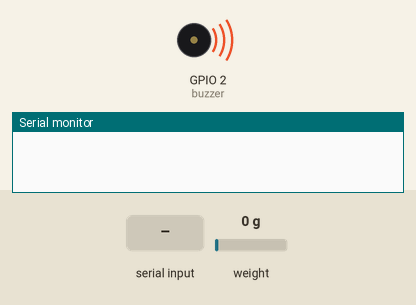
The sketch below on a simulated ESP32. On the bench: buzzer (waves = sounding, pin HIGH), the last lines printed to the serial monitor. Inputs (shaded band) come from the test bench; at power-on: weight on the scale 0 g. EEPROM starts erased; nothing arrives over Bluetooth unless stated; a phone connects over Bluetooth LE 3 s after start.

Above: at 0.1 s.
At 2.9 s:
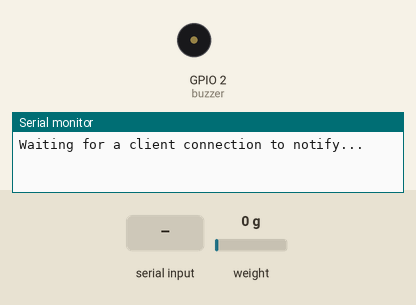
3.0 s: "c90\n" received over Serial
4.5 s: "t90\n" received over Serial
6.0 s: "y90\n" received over Serial
Timing chart, 0 to 9.0 s (numbered marks = the images above; inputs shaded):
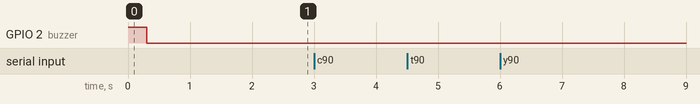

The sketch:

integrationtest2.ino
```cpp
#include <BLEDevice.h>
#include <BLEServer.h>
#include <BLEUtils.h>
#include <BLE2902.h>
#include <HX711_ADC.h>
#if defined(ESP8266)|| defined(ESP32) || defined(AVR)
#include <EEPROM.h>
#endif

BLEServer* pServer = NULL;
BLECharacteristic* pCharacteristic = NULL;
bool deviceConnected = false;
bool oldDeviceConnected = false;
int loadCellValue;
int buzzer = 2;

#define SERVICE_UUID        "d3edcb21-d7aa-4731-bad8-946651538500"
#define CHARACTERISTIC_UUID "d3edcb21-d7aa-4731-bad8-946651538502"

float calibrationFactor = 1.31; // Initial calibration factor

class MyServerCallbacks : public BLEServerCallbacks {
  void onConnect(BLEServer* pServer) {
    deviceConnected = true;
  };

  void onDisconnect(BLEServer* pServer) {
    deviceConnected = false;
  }
};

HX711_ADC LoadCell(12, 32);

const int calVal_eepromAdress = 0;
unsigned long t = 0;

void setup() {
  Serial.begin(115200);
  pinMode(buzzer, OUTPUT);
  digitalWrite(buzzer, HIGH);
  delay(300);
  digitalWrite(buzzer, LOW);

  BLEDevice::init("IoTReady");
  pServer = BLEDevice::createServer();
  pServer->setCallbacks(new MyServerCallbacks());

  BLEService *pService = pServer->createService(SERVICE_UUID);

  pCharacteristic = pService->createCharacteristic(
                      CHARACTERISTIC_UUID,
                      BLECharacteristic::PROPERTY_READ   |
                      BLECharacteristic::PROPERTY_WRITE  |
                      BLECharacteristic::PROPERTY_NOTIFY |
                      BLECharacteristic::PROPERTY_INDICATE
                    );

  pCharacteristic->addDescriptor(new BLE2902());
  pService->start();

  BLEAdvertising *pAdvertising = BLEDevice::getAdvertising();
  pAdvertising->addServiceUUID(SERVICE_UUID);
  pAdvertising->setScanResponse(false);
  pAdvertising->setMinPreferred(0x0);
  BLEDevice::startAdvertising();

  Serial.println("Waiting for a client connection to notify...");
  LoadCell.begin();
  LoadCell.start(1000);
  LoadCell.setCalFactor(calibrationFactor); // Use the initial calibration factor
}

void loop() {
  if (deviceConnected) {
    LoadCell.update();
    loadCellValue = LoadCell.getData();
    Serial.println(loadCellValue);
    if (loadCellValue > 0) {
      pCharacteristic->setValue(loadCellValue);
      pCharacteristic->notify();
    }
    delay(1000);
  }

  if (!deviceConnected && oldDeviceConnected) {
    delay(500);
    pServer->startAdvertising();
    Serial.println("Restart advertising");
    oldDeviceConnected = deviceConnected;
  }

  if (deviceConnected && !oldDeviceConnected) {
    oldDeviceConnected = deviceConnected;
  }

  if (Serial.available() > 0) {
    char inByte = Serial.read();
    if (inByte == 'c') {
      recalibrate();
    }
  }
}

void recalibrate() {
  Serial.println("***");
  Serial.println("Start recalibration:");
  Serial.println("Place the load cell on a level stable surface.");
  Serial.println("Remove any load applied to the load cell.");
  Serial.println("Send 't' from the serial monitor to set the tare offset.");

  boolean _resume = false;
  while (_resume == false) {
    LoadCell.update();
    if (Serial.available() > 0) {
      char inByte = Serial.read();
      if (inByte == 't') LoadCell.tareNoDelay();
    }
    if (LoadCell.getTareStatus() == true) {
      Serial.println("Tare complete");
      _resume = true;
    }
  }

  Serial.println("Now, place your known mass on the load cell.");
  Serial.println("Then send the weight of this mass (i.e., 100.0) from the serial monitor.");

  float known_mass = 0;
  _resume = false;
  while (_resume == false) {
    LoadCell.update();
    if (Serial.available() > 0) {
      known_mass = Serial.parseFloat();
      if (known_mass != 0) {
        Serial.print("Known mass is: ");
        Serial.println(known_mass);
        _resume = true;
      }
    }
  }

  LoadCell.refreshDataSet();
  calibrationFactor = LoadCell.getNewCalibration(known_mass); // Update the calibration factor

  Serial.print("New calibration factor has been set to: ");
  Serial.println(calibrationFactor);
  Serial.print("Save this value to EEPROM address ");
  Serial.print(calVal_eepromAdress);
  Serial.println("? y/n");

  _resume = false;
  while (_resume == false) {
    if (Serial.available() > 0) {
      char inByte = Serial.read();
      if (inByte == 'y') {
#if defined(ESP8266)|| defined(ESP32)
        EEPROM.begin(512);
#endif
        EEPROM.put(calVal_eepromAdress, calibrationFactor);
#if defined(ESP8266)|| defined(ESP32)
        EEPROM.commit();
#endif
        EEPROM.get(calVal_eepromAdress, calibrationFactor);
        Serial.print("Value ");
        Serial.print(calibrationFactor);
        Serial.print(" saved to EEPROM address: ");
        Serial.println(calVal_eepromAdress);
        _resume = true;
      } else if (inByte == 'n') {
        Serial.println("Value not saved to EEPROM");
        _resume = true;
      }
    }
  }

  LoadCell.setCalFactor(calibrationFactor); // Use the updated calibration factor
  Serial.println(calibrationFactor);
  Serial.println("End recalibration");
  Serial.println("***");
}
```
